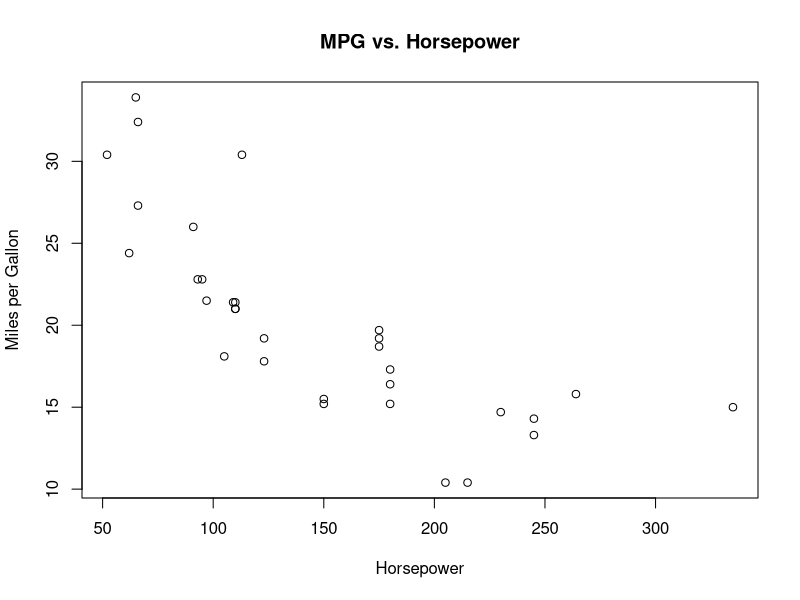

R code for this plot:
## ---- chunk 1
knitr::opts_chunk$set(echo = TRUE)
knitr::opts_chunk$set(fig.width=8, fig.height=6)
## ---- chunk 2
data(mtcars)
head(mtcars)
summary(mtcars)
plot(mtcars$hp, mtcars$mpg,
     xlab = "Horsepower",
     ylab = "Miles per Gallon",
     main = "MPG vs. Horsepower")
